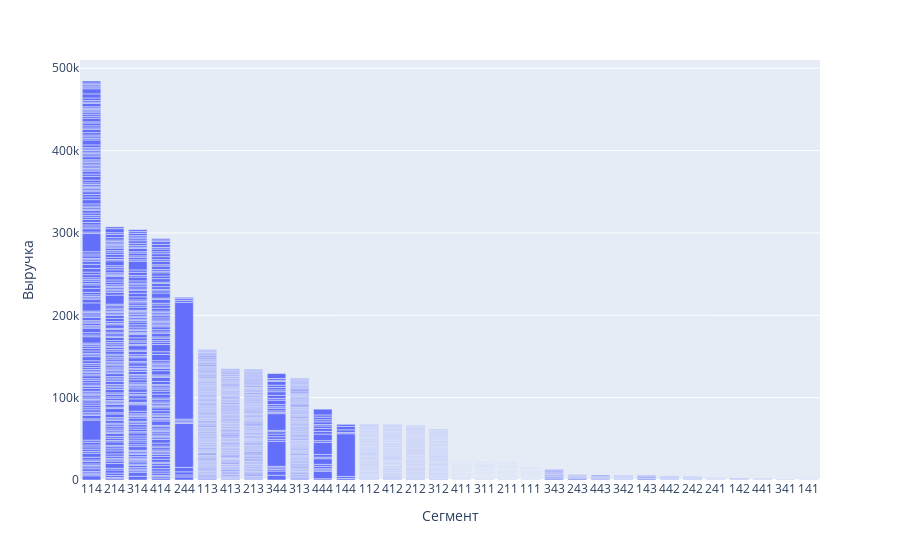

The cell this chart's notebook holds for it:
### Markdown cell above
Визуализируем полученную сегментацию, построим гистограмму выручки относительно сегментов и диаграмму количкества пользователей относительно сегмента

### Code cell
#Визуализируем
RFM_Segment.groupby(by= 'RFMClass')

fig = px.bar(RFM_Segment, 
             x='RFMClass', 
             y='monetary_value', 
            )
fig.update_layout(xaxis_title='Сегмент',
                  yaxis_title='Выручка',
                  xaxis={'categoryorder':'total descending'})
fig.show()

### Figure 1 — Plotly figure (JSON) as saved in the notebook; plotly's stock layout.template omitted (floating-point values rounded to 4 significant figures; data arrays with more than 128 entries replaced by an {"elided": "..."} marker saying what was removed)
{"data": [{"alignmentgroup": "True", "hovertemplate": "RFMClass=%{x}<br>monetary_value=%{y}<extra></extra>", "legendgroup": "", "marker": {"color": "#636efa", "pattern": {"shape": ""}}, "name": "", "offsetgroup": "", "orientation": "v", "showlegend": false, "textposition": "auto", "type": "bar", "x": {"elided": "2366 str values"}, "xaxis": "x", "y": {"elided": "2366 int values"}, "yaxis": "y"}], "layout": {"barmode": "relative", "legend": {"tracegroupgap": 0}, "margin": {"t": 60}, "xaxis": {"anchor": "y", "categoryorder": "total descending", "domain": [0, 1], "title": {"text": "Сегмент"}}, "yaxis": {"anchor": "x", "domain": [0, 1], "title": {"text": "Выручка"}}}}
